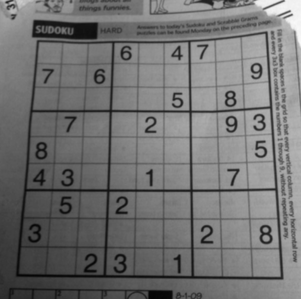
#> input picture magistracy/opencv/lab5/sudoku.png, 301 x 299 px, shrunk from 830 x 826 before the run
$ jupyter execute lab5.ipynb
#> lines starting #> are read from the running program, lines starting #| are printed output that depends on the picture
[cell 1]
import cv2 as cv
import matplotlib.pyplot as plt
import numpy as np

## Задание 1
Исправьте код применения оператора Собеля, который мы писали на занятии, таким образом, чтобы оператор применялся по обоим направлениям (x и y).

[cell 2]
img = cv.imread("./sudoku.png", 0)
#> img: shape (299, 301); min 4, max 250, mean 113.7

[cell 3]
plt.imshow(img, cmap="gray")

[cell 4]
#Вариант 1
sobelx = cv.Sobel(img, cv.CV_64F, 1, 0, ksize=5)
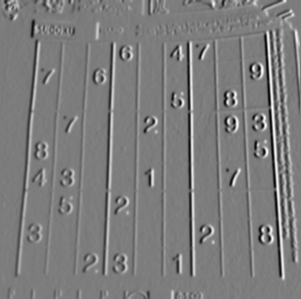
#> sobelx: shape (299, 301) float64; min -5508, max 5761, mean 34.1; drawn with min black and max white
sobely = cv.Sobel(img, cv.CV_64F, 0, 1, ksize=5)
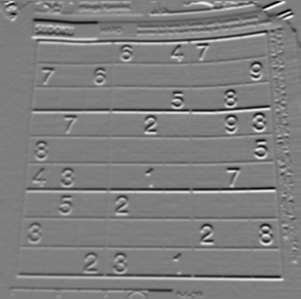
#> sobely: shape (299, 301) float64; min -5933, max 5936, mean -22.9; drawn with min black and max white
sobel = cv.addWeighted(sobelx, 0.5, sobely, 0.5, 0)
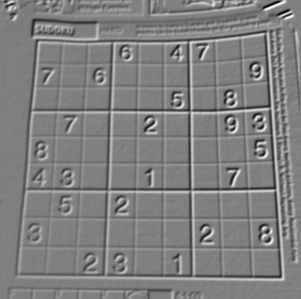
#> sobel: shape (299, 301) float64; min -4105, max 4061, mean 5.6; drawn with min black and max white

[cell 5]
plt.imshow(sobel, cmap="gray")

[cell 6]
#Вариант 2
sobel_2 = cv.Sobel(img, cv.CV_64F, 1, 1, ksize=5)
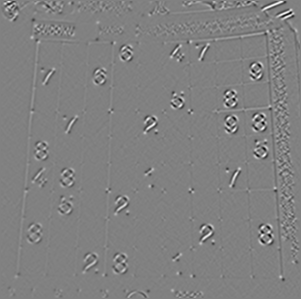
#> sobel_2: shape (299, 301) float64; min -1587, max 1548, mean 0; drawn with min black and max white
plt.imshow(sobel_2, cmap="gray")

## Задание 2

На занятии мы попробовали несколько фильтров различного назначения (это размытие, устранение шумов, выделение границ и тд). Каждый алгоритм, осуществляющий фильтрацию изображения, обычно имеет несколько параметров, влияющих на результат (размер ядра и тд). И для того, чтобы понять, какое именно влияние оказывают каждый из параметров или их комбинация, может потребоваться перезапустить код много раз с разными значениями параметров, что не удобно. Поэтому в этом задании вам предлагается создать оконное приложение, отображающее результат применения того или иного фильтра (можете выбрать любой, например, Canny), интерфейс (кнопки, чек-боксы, ползунки и тд), позволяющий варьировать значения параметров фильтра и смотреть, как это влияет на результат в реальном времени (обновляя выводимое изображение). Пример реализации такого интерфейса на OpenCV можно найти здесь: https://docs.opencv.org/4.x/d9/dc8/tutorial_py_trackbar.html

[cell 7]
import cv2 as cv
import matplotlib.pyplot as plt
import numpy as np

[cell 8]
img = cv.imread("./sudoku.png", 0)

[cell 9]
def nothing(x):
    pass
# Create a black image, a window
cv.namedWindow('image')
# create trackbars for color change
cv.createTrackbar('threshold1','image',0,255,nothing)
cv.createTrackbar('threshold2','image',0,255,nothing)
cv.createTrackbar('apertureSize','image',3,7,nothing)
cv.setTrackbarMin('apertureSize', 'image', 3)
cv.createTrackbar('L2Gradient','image',0,1,nothing)
cv.createTrackbar('switch', 'image',0,1,nothing)

buf_image = img.copy()

while(1):
    cv.imshow('image',buf_image)
    k = cv.waitKey(1) & 0xFF
#> (key Esc is pressed here)
    if k == 27:
        break
    # get current positions of four trackbars
    threshold1_ = cv.getTrackbarPos('threshold1','image')
    threshold2_ = cv.getTrackbarPos('threshold2','image')
    if threshold1_ < threshold2_:
        apertureSize_ = cv.getTrackbarPos('apertureSize','image')
        if apertureSize_ % 2 == 1:
            L2Gradient_ = cv.getTrackbarPos('L2Gradient','image')
            s = cv.getTrackbarPos('switch','image')
            if s == 0:
                buf_image = img.copy()
            else:
                buf_image = cv.Canny(img, threshold1=threshold1_, threshold2=threshold2_, apertureSize=apertureSize_,
                                    L2gradient = L2Gradient_)
        else:
            buf_image[:] = 0
            cv.putText(buf_image,'apertureSize is not odd',(0,130), 4,1, (200,255,155))
    else:
        buf_image[:] = 0
        cv.putText(buf_image,'Error threshold1_ > threshold2_',(0,130), 4,1, (200,255,155))
cv.destroyAllWindows()

## Задание 3

К изображению hong.png из папки необходимо подобрать такую морфологическую операцию, чтобы устранить с таблички слова, написанные черным цветом

[cell 10]
img = cv.cvtColor(cv.imread("./hong.png"), cv.COLOR_BGR2RGB)
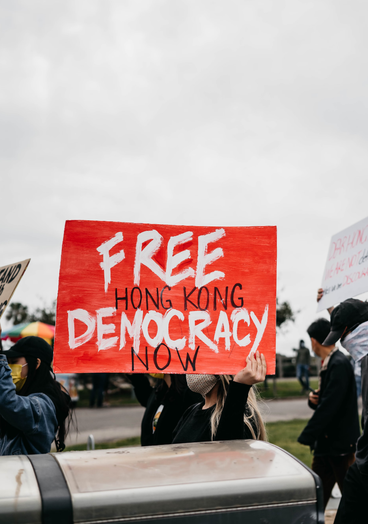
#> input picture magistracy/opencv/lab5/hong.png, 368 x 524 px, shrunk from 1016 x 1444 before the run
#> img: shape (524, 368, 3)
plt.imshow(img)

[cell 11]
img2 = cv.cvtColor(cv.imread("./hong_res.png"), cv.COLOR_BGR2RGB)
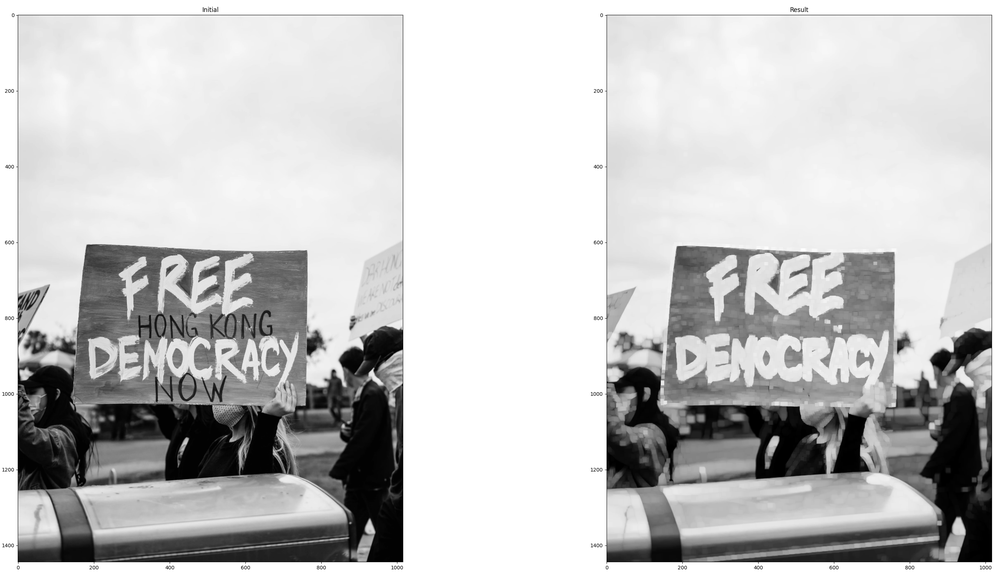
#> input picture magistracy/opencv/lab5/hong_res.png, 1000 x 577 px, shrunk from 2758 x 1592 before the run
#> img2 is the input picture: shape (577, 1000, 3); min 0, max 255, mean 196
plt.imshow(img2)

[cell 12]
kernel = np.ones((5, 5), np.uint8)
img_dilation = cv.dilate(img, kernel, iterations=2)
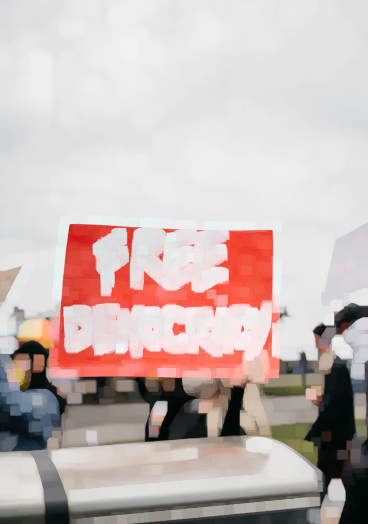
#> img_dilation: shape (524, 368, 3); mean R, G, B 200.6, 186.3, 183.6
